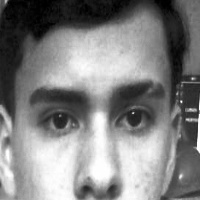
#> input picture epi-mudanca-vitor-main/EPI-original-trabalho-bia/senaiEpi_Ia/Trabalho-E.P.I/reconhecimento_facial/amostras_faciais_arquivos/func_1_1774703158023.jpg, 200 x 200 px
$ python -i sistema_final.py   (imports and definitions only)
#> lines starting #> are read from the running program, lines starting #| are printed output that depends on the picture; after the words box and inside, x2 and y2 are one past the last pixel; in counts of white or black regions, pixels touching at a corner belong together
#> further down, picture is the input picture: shape (200, 200, 3); min 0, max 255, mean 129.2
import cv2
import numpy as np
from ultralytics import YOLO
import threading
import time

# ==============================================================================
# 1. CONFIGURAÇÕES GERAIS
# ==============================================================================
camera_ativa = True
frame_atual = None
lock_frame = threading.Lock()
ultimo_desenho_capacetes = []

# [1 line not run here, left out]
# Carrega a IA que você treinou
CAMINHO_MODELO = r"c:\xampp\htdocs\epi-mudanca-vitor\epi-mudanca-vitor-main\EPI-original-trabalho-bia\senaiEpi_Ia\best.pt"
# [1 line that did not run here, left out]

# ==============================================================================
# 2. FUNÇÃO DE VALIDAÇÃO DE CORES (HSV) - O "TIRA-TEIMA"
# ==============================================================================
def verificar_hsv_capacete(img_crop):
    """
    Verifica se a área recortada pela IA realmente possui as cores do EPI.
    """
    if img_crop is None or img_crop.size == 0:
        return False, 0.0, 0.0
    h, w = img_crop.shape[:2]
#> h = 200; w = 200

    hsv = cv2.cvtColor(img_crop, cv2.COLOR_BGR2HSV)
#> hsv: shape (200, 200, 3); mean H, S, V 0, 0, 129.2

    # Azul escuro (aba e detalhe central)
    lower_blue = np.array([80, 40, 20])
    upper_blue = np.array([150, 255, 255])
    mask_blue = cv2.inRange(hsv, lower_blue, upper_blue)
#> mask_blue: shape (200, 200); every value is 0

    # Preto (telas laterais)
    lower_black = np.array([0, 0, 0])
    upper_black = np.array([180, 255, 80])
    mask_black = cv2.inRange(hsv, lower_black, upper_black)
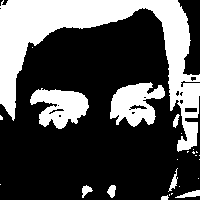
#> mask_black: shape (200, 200); 31.2% white; 25 white regions (16 under 20 px), largest, box (x1, y1, x2, y2) and area: (0, 0, 200, 152) 9003, (110, 82, 165, 127) 1524, (30, 88, 89, 129) 1497

    kernel = np.ones((3, 3), np.uint8)
    mask_blue = cv2.morphologyEx(mask_blue, cv2.MORPH_OPEN, kernel)
    mask_black = cv2.morphologyEx(mask_black, cv2.MORPH_OPEN, kernel)
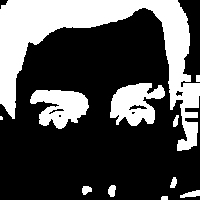
#> mask_black: shape (200, 200); 30.7% white; 11 white regions (1 under 20 px), largest, box (x1, y1, x2, y2) and area: (0, 0, 200, 151) 8890, (110, 83, 165, 126) 1508, (30, 90, 89, 129) 1479

    area_total = h * w
#> area_total = 40000
    ratio_blue = cv2.countNonZero(mask_blue) / area_total
#> ratio_blue = 0
    ratio_black = cv2.countNonZero(mask_black) / area_total
#> ratio_black = 0.307

    # Exige no mínimo 2% de azul e 5% de preto na área recortada
    tem_azul = ratio_blue >= 0.02
#> tem_azul = False
    tem_preto = ratio_black >= 0.05
#> tem_preto = True

    return (tem_azul and tem_preto), ratio_blue, ratio_black

# ==============================================================================
# 3. THREADS DE VÍDEO E IA
# ==============================================================================
# [87 lines left out: functions capturar_frames, processar_ia, exibir_janela, not called in this run]

# [9 lines not run here, left out]

>>> import cv2
>>> picture = cv2.imread('amostras_faciais_arquivos/func_1_1774703158023.jpg')
>>> result = verificar_hsv_capacete(picture)
#> result = (False, 0, 0.307)

$ run again, on epi-mudanca-vitor-main/EPI-original-trabalho-bia/senaiEpi_Ia/Trabalho-E.P.I/reconhecimento_facial/amostras_faciais_arquivos/func_1_1774705214772.jpg
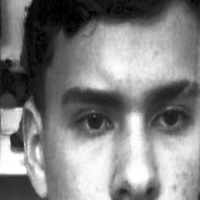
#> input picture epi-mudanca-vitor-main/EPI-original-trabalho-bia/senaiEpi_Ia/Trabalho-E.P.I/reconhecimento_facial/amostras_faciais_arquivos/func_1_1774705214772.jpg, 200 x 200 px
#> picture is the input picture: shape (200, 200, 3); min 0, max 255, mean 129.3
#> hsv: shape (200, 200, 3); mean H, S, V 0, 0, 129.3
#> mask_blue: shape (200, 200); every value is 0
#> in verificar_hsv_capacete, `mask_black = cv2.inRange(hsv, lower_black, upper_black)`:
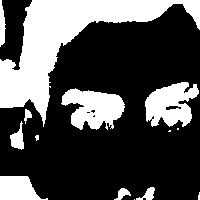
#> mask_black: shape (200, 200); 31.1% white; 14 white regions (5 under 20 px), largest, box (x1, y1, x2, y2) and area: (0, 0, 200, 127) 7556, (61, 88, 125, 130) 1730, (145, 82, 199, 127) 1604
#> in verificar_hsv_capacete, `mask_black = cv2.morphologyEx(mask_black, cv2.MORPH_OPEN, kernel)`:
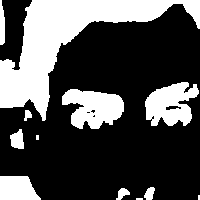
#> mask_black: shape (200, 200); 30.8% white; 12 white regions (3 under 20 px), largest, box (x1, y1, x2, y2) and area: (0, 0, 200, 121) 7529, (62, 89, 124, 129) 1697, (145, 82, 199, 126) 1588
#> ratio_blue = 0
#> ratio_black = 0.308
#> tem_azul = False
#> tem_preto = True
#> result = (False, 0, 0.308)

$ run again, on epi-mudanca-vitor-main/EPI-original-trabalho-bia/senaiEpi_Ia/Trabalho-E.P.I/reconhecimento_facial/amostras_faciais_arquivos/func_1_1774705215156.jpg
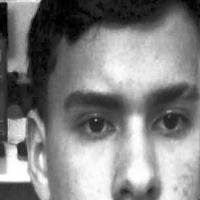
#> input picture epi-mudanca-vitor-main/EPI-original-trabalho-bia/senaiEpi_Ia/Trabalho-E.P.I/reconhecimento_facial/amostras_faciais_arquivos/func_1_1774705215156.jpg, 200 x 200 px
#> picture is the input picture: shape (200, 200, 3); min 0, max 255, mean 129.2
#> hsv: shape (200, 200, 3); mean H, S, V 0, 0, 129.2
#> mask_blue: shape (200, 200); every value is 0
#> in verificar_hsv_capacete, `mask_black = cv2.inRange(hsv, lower_black, upper_black)`:
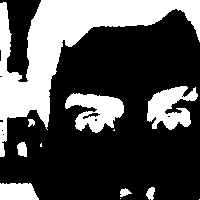
#> mask_black: shape (200, 200); 31.3% white; 12 white regions (4 under 20 px), largest, box (x1, y1, x2, y2) and area: (0, 0, 200, 157) 8891, (65, 93, 124, 133) 1399, (147, 86, 198, 130) 1323
#> in verificar_hsv_capacete, `mask_black = cv2.morphologyEx(mask_black, cv2.MORPH_OPEN, kernel)`:
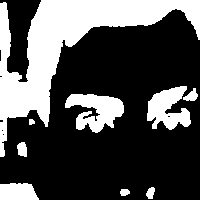
#> mask_black: shape (200, 200); 31% white; 9 white regions, largest, box (x1, y1, x2, y2) and area: (0, 0, 200, 157) 8878, (65, 94, 124, 133) 1371, (147, 86, 191, 130) 1188
#> ratio_blue = 0
#> ratio_black = 0.31
#> tem_azul = False
#> tem_preto = True
#> result = (False, 0, 0.31)

$ run again, on epi-mudanca-vitor-main/EPI-original-trabalho-bia/senaiEpi_Ia/Trabalho-E.P.I/reconhecimento_facial/amostras_faciais_arquivos/func_1_1774706466385.jpg
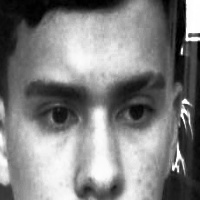
#> input picture epi-mudanca-vitor-main/EPI-original-trabalho-bia/senaiEpi_Ia/Trabalho-E.P.I/reconhecimento_facial/amostras_faciais_arquivos/func_1_1774706466385.jpg, 200 x 200 px
#> picture is the input picture: shape (200, 200, 3); min 0, max 255, mean 129.4
#> hsv: shape (200, 200, 3); mean H, S, V 0, 0, 129.4
#> mask_blue: shape (200, 200); every value is 0
#> in verificar_hsv_capacete, `mask_black = cv2.inRange(hsv, lower_black, upper_black)`:
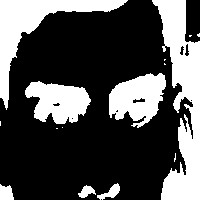
#> mask_black: shape (200, 200); 31.2% white; 15 white regions (8 under 20 px), largest, box (x1, y1, x2, y2) and area: (152, 0, 200, 200) 4867, (0, 0, 128, 110) 3165, (109, 73, 166, 128) 2035
#> in verificar_hsv_capacete, `mask_black = cv2.morphologyEx(mask_black, cv2.MORPH_OPEN, kernel)`:
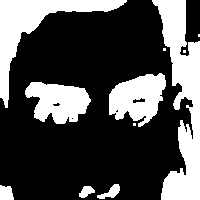
#> mask_black: shape (200, 200); 30.8% white; 11 white regions (4 under 20 px), largest, box (x1, y1, x2, y2) and area: (152, 0, 200, 200) 4759, (0, 0, 127, 108) 3153, (109, 73, 166, 127) 2004
#> ratio_blue = 0
#> ratio_black = 0.307
#> tem_azul = False
#> tem_preto = True
#> result = (False, 0, 0.307)
